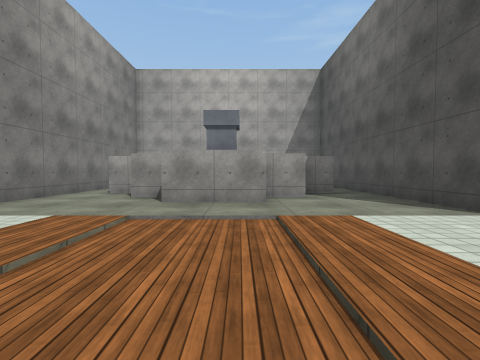
view 1 (above)

18 first-person views from a walk through a 3-D level made in the Unity game engine. The camera is 1.3 m above the floor, tilts 2° down and sees 85° across. The floor is counted in squares, 2 m on a side. Each view is taken from the middle of a square. On the plan, view 1 faces up. The plan holds only what a view shows up to about 9 squares ahead; the rest is blank. Some animated figures are not drawn. Surface patterns are stand-ins for the level's own textures.

view 2
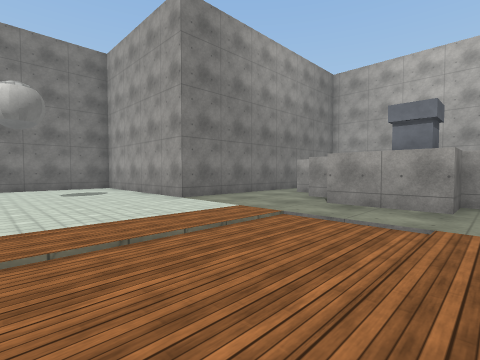

view 3
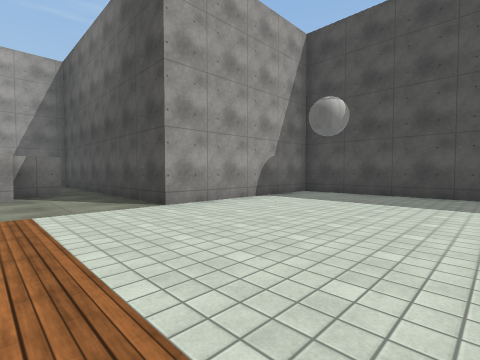

view 4
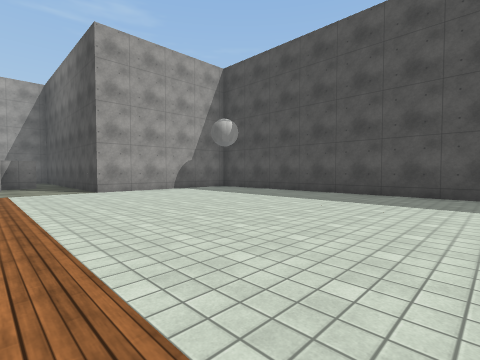

view 5
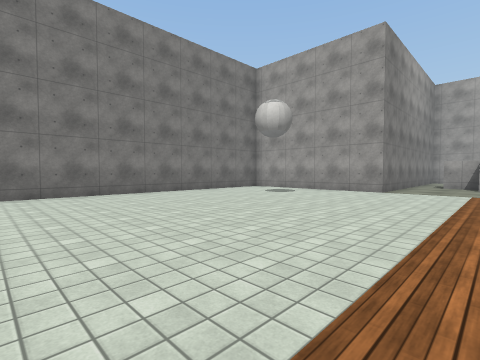

view 6
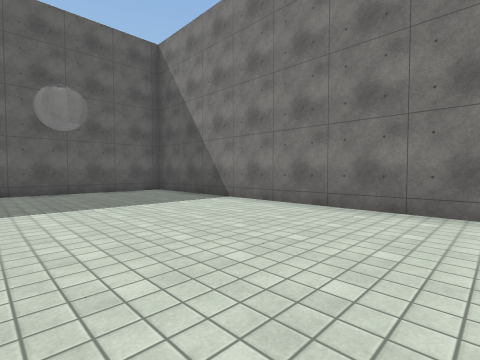

view 7
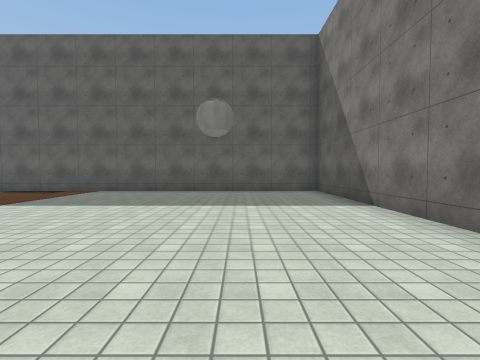

view 8
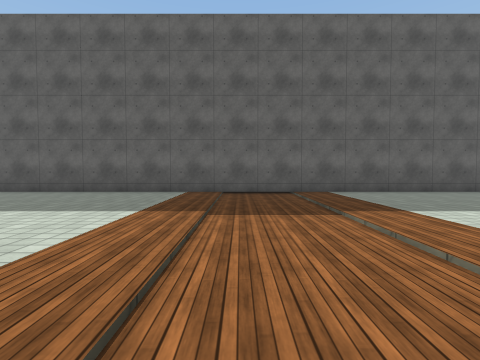

view 9
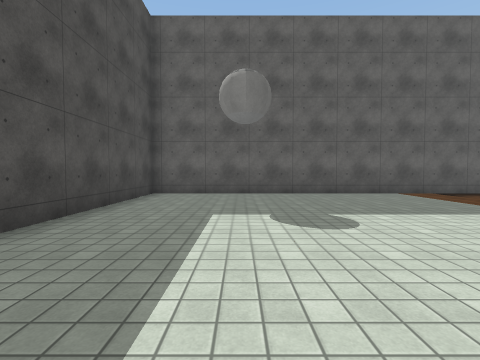

view 10
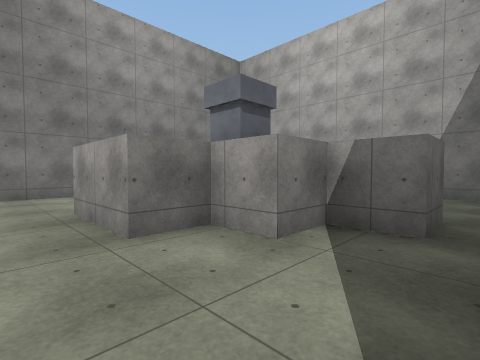

view 11
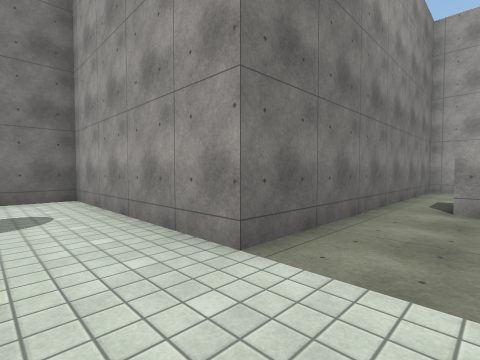

view 12
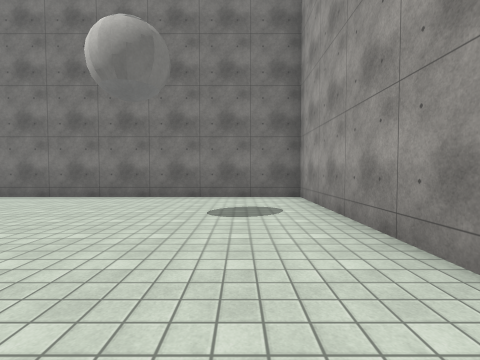

view 13
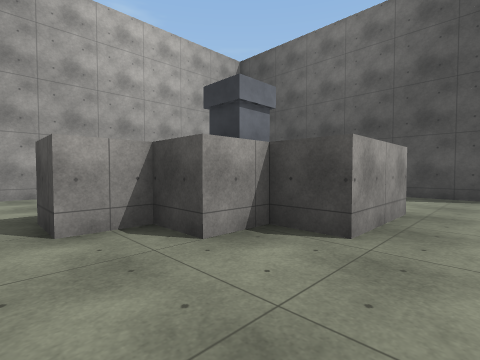

view 14
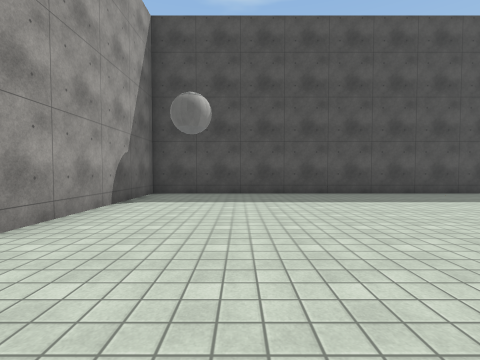

view 15
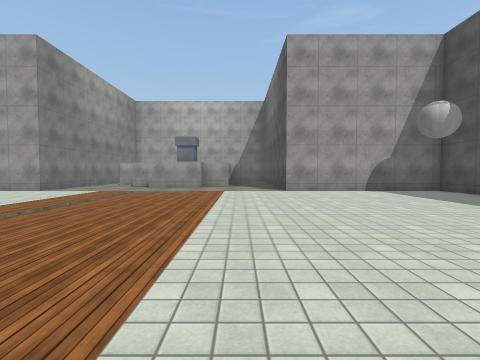

view 16
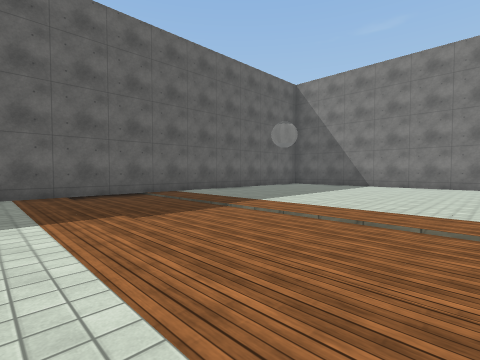

view 17
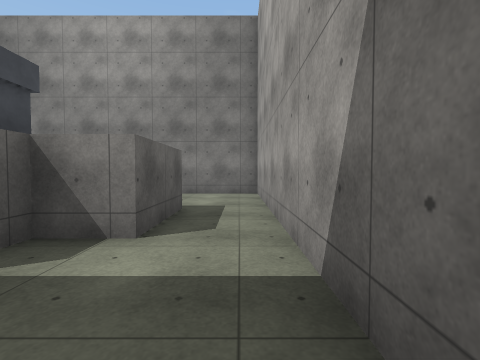

view 18
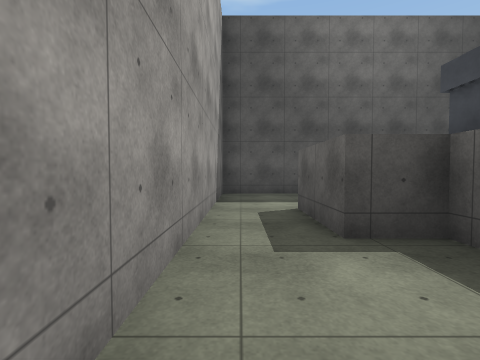

### Floor plan
Points are (right, up) in squares from view 1. A wall is a line through its corners. A room is listed if a view was taken in it or the views show most of it. See-through windows are left out.
Room 1 (views 1, 2, 3, 4, 5, 6, 7, 8, 9, 10, 11, 12, 13, 14, 15, 16)
walls: (-2.5, 7) (-3.5, 7); (-4.5, 6.5) (-4.5, 3.5) (-9.5, 3.5) (-9.5, -11.5) (8.5, -11.5) (8.5, 3.5) (3.5, 3.5) (3.5, 6.5); (2.5, 7) (1.5, 7) (1.5, 6) (0.5, 6) (0.5, 5) (-1.5, 5) (-1.5, 6) (-2.5, 6)
ways out: opening at (3, 7) to room 2; opening at (-4, 7) to room 3
Room 2 (view 17)
walls: (0.5, 10) (0.5, 9); (2.5, 8) (2.5, 7); (3.5, 6.5) (3.5, 11.5) (0.5, 11.5)
ways out: opening at (3, 7) to room 1; opening at (0, 11) to room 3
Room 3 (view 18)
walls: (-1.5, 8.9) (-1.5, 10) (0.5, 10); (-3.5, 7) (-3.5, 8); (0.5, 11.5) (-4.5, 11.5) (-4.5, 6.5); (-2.5, 6) (-2.5, 7)
ways out: opening at (-4, 7) to room 1; opening at (0, 11) to room 2

Positions as (right, up) in squares from view 1, and headings:
1: (0, 0), facing up
2: (1, 0), facing up-left
3: (1, -1), facing up-right
4: (1, -5), facing up-right
5: (-2, -5), facing up-left
6: (-5, -3), facing down-left
7: (-7, -3), facing down
8: (0, -4), facing down
9: (6, -4), facing down
10: (3, 4), facing up-left
11: (-3, 2), facing up-left
12: (-3, 2), facing left
13: (-4, 4), facing up-right
14: (1, 1), facing right
15: (2, -5), facing up
16: (2, -4), facing down-left
17: (3, 11), facing left
18: (-4, 11), facing right
